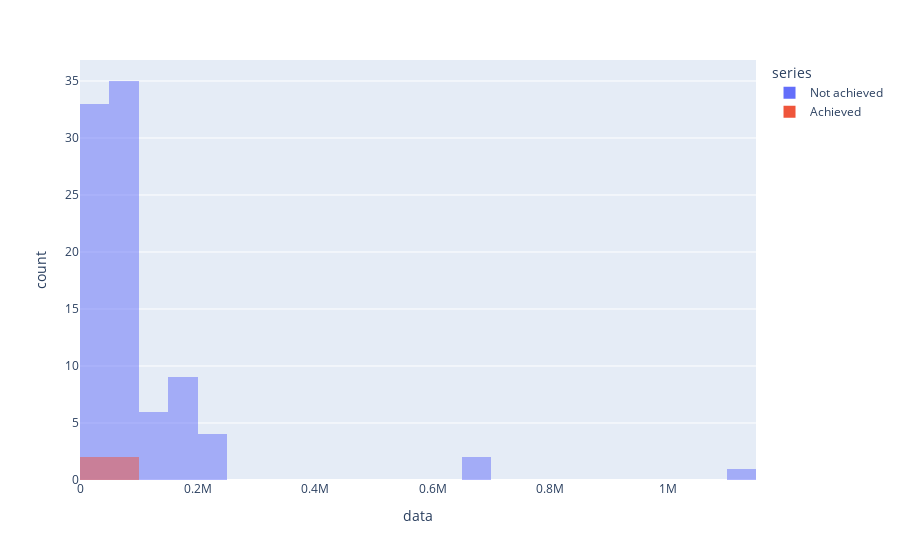

Write notebook code for a chart like this one.
### Code cell
goalAr = []
goalNr = []
goalAf = []
goalNf = []

attribute = "target_size"
for item in resp: 
    if float(item['goal_achieved']['reach'].split("%")[0]) < 100:
        goalNr.append(float(item[attribute]))
    else:
        goalAr.append(float(item[attribute]))

    if float(item['goal_achieved']['frequency'].split("%")[0]) < 100:
        goalNf.append(float(item[attribute]))
    else:
        goalAf.append(float(item[attribute]))


df =pd.DataFrame(dict(
    series=np.concatenate((["Not achieved"]*len(goalNr), ["Achieved"]*len(goalAr))), 
    data  =np.concatenate((goalNr,goalAr))
))

px.histogram(df, x="data", color="series", barmode="overlay", nbins = 30)

### Figure 1 — Plotly figure (JSON) as saved in the notebook; plotly's stock layout.template omitted (floating-point values rounded to 4 significant figures)
{"data": [{"alignmentgroup": "True", "bingroup": "x", "hovertemplate": "series=Not achieved<br>data=%{x}<br>count=%{y}<extra></extra>", "legendgroup": "Not achieved", "marker": {"color": "#636efa", "opacity": 0.5, "pattern": {"shape": ""}}, "name": "Not achieved", "nbinsx": 30, "offsetgroup": "Not achieved", "orientation": "v", "showlegend": true, "type": "histogram", "x": [44850, 85450, 57550, 58000, 39050, 68350, 67700, 53150, 31600, 196750, 57250, 37350, 60600, 234950, 56150, 47100, 78900, 56600, 47100, 212100, 57250, 672600, 50750, 47350, 37350, 23200, 81150, 81150, 47050, 29600, 192950, 176000, 212100, 123500, 41450, 30350, 11100, 176950, 52650, 58300, 58300, 25550, 42350, 56150, 56150, 132350, 57550, 1100000, 56600, 19150, 27300, 10650, 121050, 60000, 30050, 72600, 183050, 48500, 196750, 27550, 183050, 27550, 176000, 76900, 47100, 24150, 132350, 85450, 680700, 57450, 41450, 38200, 57250, 132350, 60400, 60050, 31050, 32500, 68350, 33050, 197950, 24150, 29500, 56150, 50750, 134150, 60050, 47050, 234950, 85450], "xaxis": "x", "yaxis": "y"}, {"alignmentgroup": "True", "bingroup": "x", "hovertemplate": "series=Achieved<br>data=%{x}<br>count=%{y}<extra></extra>", "legendgroup": "Achieved", "marker": {"color": "#EF553B", "opacity": 0.5, "pattern": {"shape": ""}}, "name": "Achieved", "nbinsx": 30, "offsetgroup": "Achieved", "orientation": "v", "showlegend": true, "type": "histogram", "x": [76900, 38200, 78900, 11100], "xaxis": "x", "yaxis": "y"}], "layout": {"barmode": "overlay", "legend": {"title": {"text": "series"}, "tracegroupgap": 0}, "margin": {"t": 60}, "xaxis": {"anchor": "y", "domain": [0, 1], "title": {"text": "data"}}, "yaxis": {"anchor": "x", "domain": [0, 1], "title": {"text": "count"}}}}
